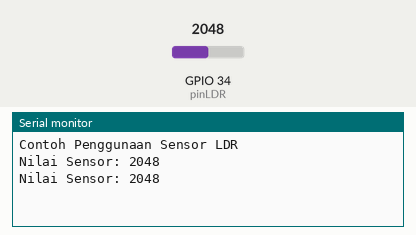
The sketch below on a simulated ESP32. Shown: the last lines printed to the serial monitor. The inputs (shaded band) are chosen by the test bench; at power-on: GPIO 34 (pinLDR) = 2048.

Above: at 4.2 s.
4.3 s: GPIO 34 (pinLDR) set to 2866
At 5.6 s:
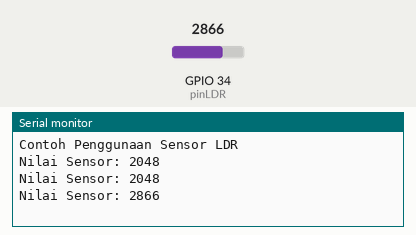
5.8 s: GPIO 34 (pinLDR) set to 3603
At 6.6 s:
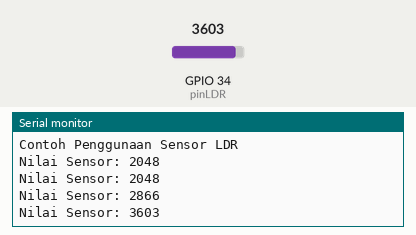
Timing chart, 0 to 8.8 s (numbered marks = the images above; inputs shaded):
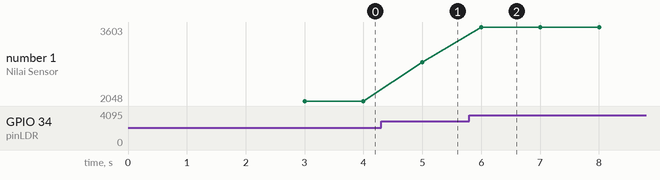

Measured:
- after the input at 4.3 s, the serial monitor: prints a new line after 0.70 s (image 1)
- after the input at 5.8 s, the serial monitor: prints a new line after 0.20 s (image 2)
- plotted number 1: 2048 → 2866 after the input at 4.3 s, 2866 → 3603 after the input at 5.8 s

The sketch:

ldr_reader.ino
```cpp
const int pinLDR = 34;

void setup() {
  Serial.begin(115200);
  Serial.println("Contoh Penggunaan Sensor LDR");
  delay(3000);
}

void loop() {
  int nilaiLDR = analogRead(pinLDR);
  Serial.print("Nilai Sensor: ");
  Serial.println(nilaiLDR);
  delay(1000);
}
```
